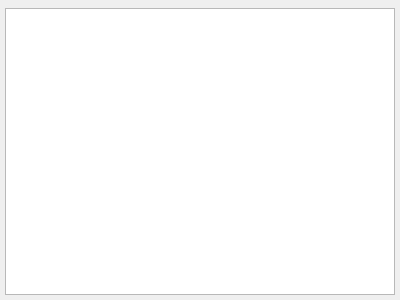
<?xml version="1.0" encoding="UTF-8"?>
<ui version="4.0">
 <class>EditCodesWidget</class>
 <widget class="QWidget" name="EditCodesWidget">
  <property name="geometry">
   <rect>
    <x>0</x>
    <y>0</y>
    <width>400</width>
    <height>300</height>
   </rect>
  </property>
  <property name="windowTitle">
   <string>Edit codes</string>
  </property>
  <layout class="QVBoxLayout" name="verticalLayout">
   <property name="spacing">
    <number>3</number>
   </property>
   <property name="leftMargin">
    <number>5</number>
   </property>
   <property name="topMargin">
    <number>5</number>
   </property>
   <property name="rightMargin">
    <number>5</number>
   </property>
   <property name="bottomMargin">
    <number>5</number>
   </property>
   <item>
    <widget class="qf::qmlwidgets::TableViewToolBar" name="tableViewTB" native="true"/>
   </item>
   <item>
    <widget class="qf::qmlwidgets::TableView" name="tableView"/>
   </item>
  </layout>
 </widget>
 <customwidgets>
  <customwidget>
   <class>qf::qmlwidgets::TableViewToolBar</class>
   <extends>QWidget</extends>
   <header location="global">qf/qmlwidgets/tableviewtoolbar.h</header>
   <container>1</container>
  </customwidget>
  <customwidget>
   <class>qf::qmlwidgets::TableView</class>
   <extends>QTableView</extends>
   <header location="global">qf/qmlwidgets/tableview.h</header>
  </customwidget>
 </customwidgets>
 <resources/>
 <connections/>
</ui>
